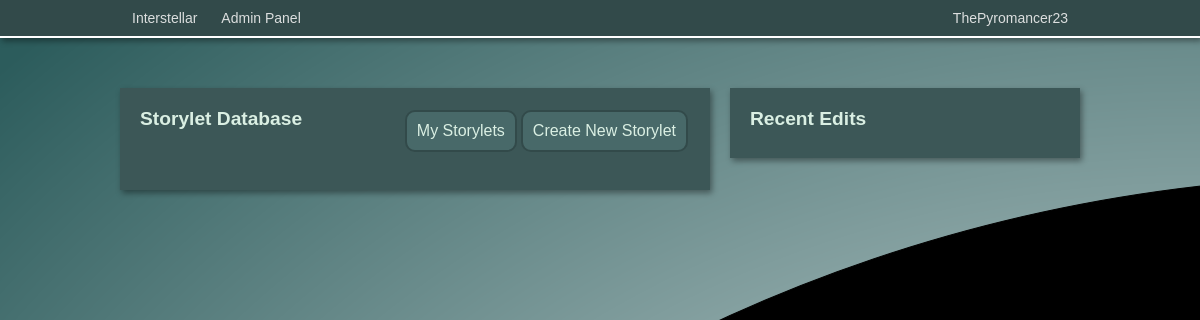
/admin/storylets (signed in), run on an earlier commit of the app's database.
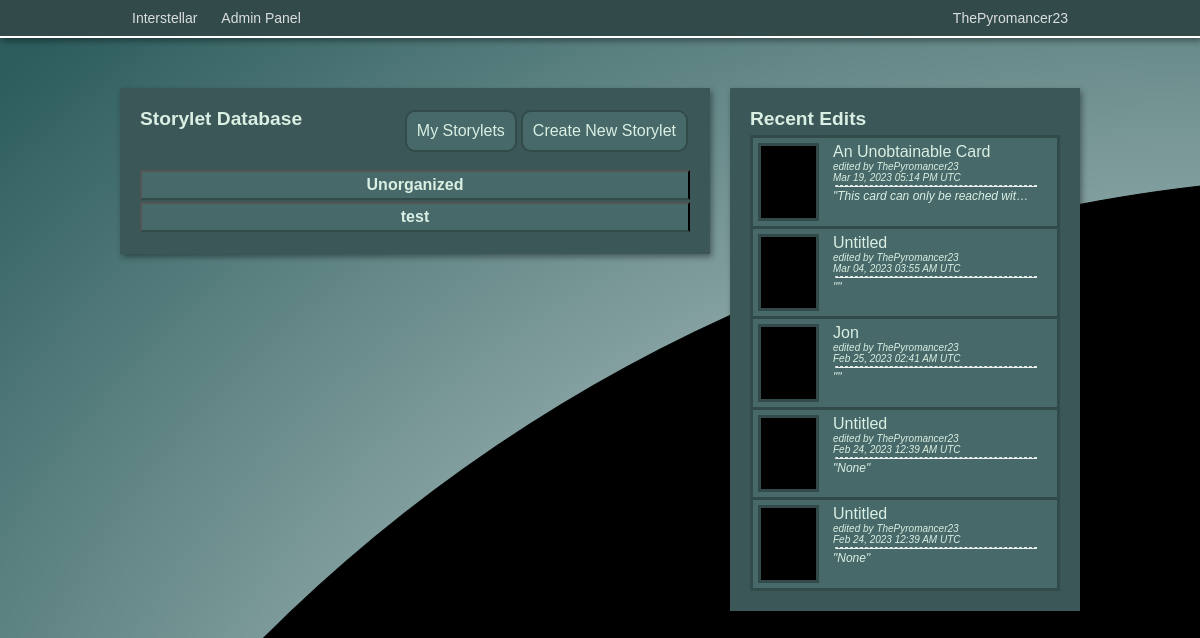
And on a later commit of the database.
### app/models.py (models this page shows, shortened)
class Storylet(db.Model):
    id = db.Column(db.Integer, primary_key=True)
    title = db.Column(db.String)
    image = db.Column(db.String)
    description = db.Column(db.Text)
    branches = db.relationship('Branch', backref='parent_storylet', lazy='dynamic')
    deck = db.Column(db.String)
    area = db.Column(db.String)
    urgency = db.Column(db.String)
    order = db.Column(db.Integer)
    notes = db.Column(db.Text)
    escapable = db.Column(db.Boolean)
    tag = db.Column(db.String)
    user_id = db.Column(db.Integer, db.ForeignKey('user.id'))
    last_edit = db.Column(db.DateTime, default=datetime.utcnow())
    last_editor = db.Column(db.String)
    in_hand = db.relationship('Hand', backref='storylet', lazy='dynamic')
    requirements = db.relationship('StoryletQualityRequirements', backref='requirements', lazy='dynamic')

class User(UserMixin, db.Model):
    id = db.Column(db.Integer, primary_key=True)
    username = db.Column(db.String(64), index=True, unique=True)
    email = db.Column(db.String(120), index=True, unique=True)
    password_hash = db.Column(db.String(128))
    privilege_level = db.Column(db.Integer, default=1)
    last_online = db.Column(db.DateTime, default=datetime.utcnow)
    created_storylets = db.relationship('Storylet', backref='author', lazy='dynamic')
    current_hand = db.relationship('Hand', backref='user', lazy='dynamic')

### app/admin/routes.py (the view, shortened to what this page needs)
@bp.route('/storylets')
@login_required
def storylets():
    if current_user.privilege_level > 1:
        tab = request.args.get('tab', 'all', type=str)
        tags = []
        if tab == 'all':
            tag_list = db.session.query(Storylet.tag.distinct().label("tag")).all()
            for tag in tag_list:
                tag = str(tag).replace('(', '').replace(')', '').replace(',', '').replace("'", "")
                if tag == 'None':
                    tags.append(Tag(None, 0))
                else:
                    tags.append(Tag(tag, 0))
        tags.sort()
        recents = db.session.query(Storylet).order_by(Storylet.last_edit.desc()).limit(5).all()
        return render_template('storylets.html', recents=recents, tags=tags, tab=tab)
    else:
        return redirect(url_for('index'))

### app/admin/classes.py (called while the page is built)
    def __lt__(self, other):
        return self.name < other.name

### app/models.py (called while the page is built)
@login.user_loader
def load_user(id):
    return User.query.get(int(id))

### app/routes.py (called while the page is built)
@app.before_request
def before_request():
    if current_user.is_authenticated:
        current_user.last_online = datetime.utcnow()
        db.session.commit()

### app/admin/templates/storylets.html (shortened to what this page needs)
<!DOCTYPE html>
<html>
<head>
    <link rel="stylesheet" href="{{ url_for('admin.static', filename='css/admin.css') }}">
</head>
<body>
{% include 'navbar.html' %}
<div class="pageblock"></div>
<div style="width: 960px; margin: auto;">
    <div style="width: 550px;" class=" storylet-column game boxshadow">
        <a href="{{ url_for('admin.edit_storylet') }}" class="adm-btn-link"><div class="adm-btn">Create New Storylet</div></a>
        {% if tab == 'all' %}
        <a href="{{ url_for('admin.storylets', tab='user') }}" class="adm-btn-link"><div class="adm-btn">My Storylets</div></a>
        {% else %}
        <a href="{{ url_for('admin.storylets') }}" class="adm-btn-link"><div class="adm-btn">All Storylets</div></a>
        {% endif %}
        <h2 style="margin-bottom: 40px;">Storylet Database</h2>
        <div id="all-storylets-panel">
            {% for tag in tags %}
            <button class="no-brdr storylet-tag"><h2>{{tag.name}}</h2></button>
            {% endfor %}
        </div>
    </div>
    <div style="margin-left: 20px; width: 310px;" class="storylet-column game boxshadow">
        <h2 style="margin-bottom: 8px">Recent Edits</h2>
        {% for storylet in recents %}
        <div id="recent-storylet-panel">
            <a class= "storylet" href="{{ url_for('admin.edit_storylet', id=storylet.id) }}">
            <div class="recent-left">
                <div class="recent-image-cont">
                    <center><img style="width: 55px;" class="digitaleffect" src="{{ url_for('static', filename='images/' + storylet.image) }}" width="80px"></center>
                </div>
            </div>
            <div class="recent-right">
                <p class="recent-text"><bold>{{ storylet.title }}</bold></p>
                <p class="recent-text" style="font-size: 10px;"><em>edited by {{ storylet.author.username }}</em></p>
                <p class="recent-text" style="font-size: 10px;"><em>{{ storylet.last_edit.strftime("%b %d, %Y %I:%M %p UTC") }}</em></p>
                <hr class="recent-divider recent-text">
                <p class="recent-text" style="font-size: 12px;"><em>"{{ storylet.description }}"</em></p>
            </div>
            </a>
        </div>
        {% endfor %}
    </div>
</div>
</body>
</html>

What changed in the data, as far as the page shows it:
added Storylet: image (picture), title "An Unobtainable Card", author.username "ThePyromancer23", last_edit "Mar 19, 2023 05:14 PM UTC", description "This card can only be reached wit…"
added Storylet: image (picture), title "Untitled", author.username "ThePyromancer23", last_edit "Mar 04, 2023 03:55 AM UTC"
added Storylet: image (picture), title "Jon", author.username "ThePyromancer23", last_edit "Feb 25, 2023 02:41 AM UTC"
added Storylet: image (picture), title "Untitled", author.username "ThePyromancer23", last_edit "Feb 24, 2023 12:39 AM UTC", description "None"
added Storylet: image (picture), title "Untitled", author.username "ThePyromancer23", last_edit "Feb 24, 2023 12:39 AM UTC", description "None"
Also different on the page:
new list line: "Unorganized"
new list line: "test"
